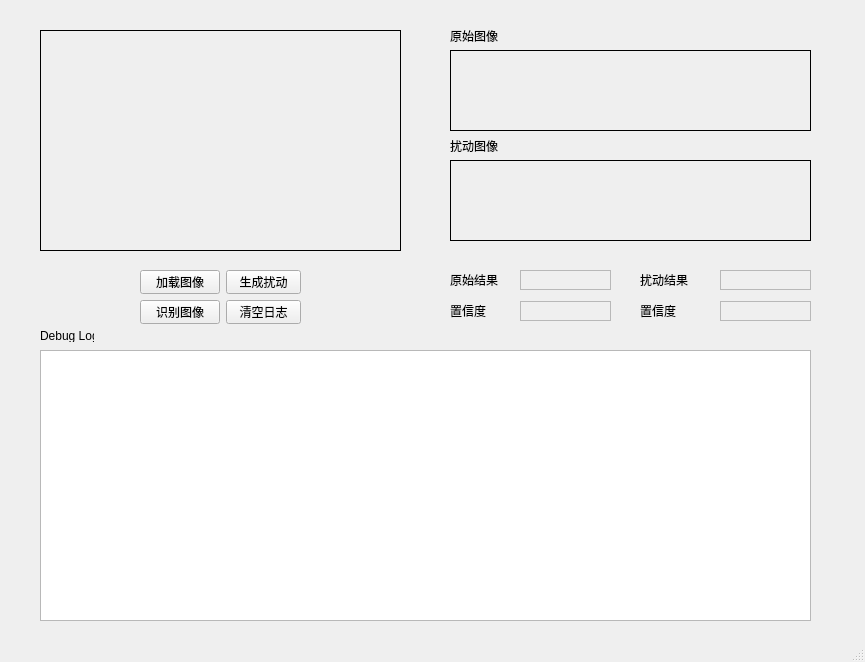
<?xml version="1.0" encoding="UTF-8"?>
<ui version="4.0">
 <class>MainWindow</class>
 <widget class="QMainWindow" name="MainWindow">
  <property name="geometry">
   <rect>
    <x>0</x>
    <y>0</y>
    <width>865</width>
    <height>662</height>
   </rect>
  </property>
  <property name="windowTitle">
   <string>MainWindow</string>
  </property>
  <widget class="QWidget" name="centralwidget">
   <widget class="QTextEdit" name="textEdit">
    <property name="geometry">
     <rect>
      <x>40</x>
      <y>350</y>
      <width>771</width>
      <height>271</height>
     </rect>
    </property>
   </widget>
   <widget class="QLabel" name="label_4">
    <property name="geometry">
     <rect>
      <x>40</x>
      <y>330</y>
      <width>54</width>
      <height>12</height>
     </rect>
    </property>
    <property name="text">
     <string>Debug Log</string>
    </property>
   </widget>
   <widget class="QLabel" name="ori_img">
    <property name="geometry">
     <rect>
      <x>450</x>
      <y>50</y>
      <width>361</width>
      <height>81</height>
     </rect>
    </property>
    <property name="frameShape">
     <enum>QFrame::Box</enum>
    </property>
    <property name="text">
     <string/>
    </property>
   </widget>
   <widget class="QLabel" name="new_img">
    <property name="geometry">
     <rect>
      <x>450</x>
      <y>160</y>
      <width>361</width>
      <height>81</height>
     </rect>
    </property>
    <property name="frameShape">
     <enum>QFrame::Box</enum>
    </property>
    <property name="text">
     <string/>
    </property>
   </widget>
   <widget class="QLabel" name="label_5">
    <property name="geometry">
     <rect>
      <x>450</x>
      <y>30</y>
      <width>54</width>
      <height>12</height>
     </rect>
    </property>
    <property name="text">
     <string>原始图像</string>
    </property>
   </widget>
   <widget class="QLabel" name="label_6">
    <property name="geometry">
     <rect>
      <x>450</x>
      <y>140</y>
      <width>54</width>
      <height>12</height>
     </rect>
    </property>
    <property name="text">
     <string>扰动图像</string>
    </property>
   </widget>
   <widget class="QLabel" name="label_7">
    <property name="geometry">
     <rect>
      <x>450</x>
      <y>270</y>
      <width>71</width>
      <height>20</height>
     </rect>
    </property>
    <property name="text">
     <string>原始结果</string>
    </property>
   </widget>
   <widget class="QLabel" name="z1">
    <property name="geometry">
     <rect>
      <x>450</x>
      <y>301</y>
      <width>41</width>
      <height>20</height>
     </rect>
    </property>
    <property name="text">
     <string>置信度</string>
    </property>
   </widget>
   <widget class="QLabel" name="label_9">
    <property name="geometry">
     <rect>
      <x>640</x>
      <y>270</y>
      <width>71</width>
      <height>20</height>
     </rect>
    </property>
    <property name="text">
     <string>扰动结果</string>
    </property>
   </widget>
   <widget class="QLabel" name="z2">
    <property name="geometry">
     <rect>
      <x>640</x>
      <y>301</y>
      <width>41</width>
      <height>20</height>
     </rect>
    </property>
    <property name="text">
     <string>置信度</string>
    </property>
   </widget>
   <widget class="QWidget" name="formLayoutWidget">
    <property name="geometry">
     <rect>
      <x>140</x>
      <y>270</y>
      <width>161</width>
      <height>54</height>
     </rect>
    </property>
    <layout class="QFormLayout" name="formLayout">
     <item row="0" column="0">
      <widget class="QPushButton" name="load">
       <property name="text">
        <string>加载图像</string>
       </property>
      </widget>
     </item>
     <item row="0" column="1">
      <widget class="QPushButton" name="generate">
       <property name="text">
        <string>生成扰动</string>
       </property>
      </widget>
     </item>
     <item row="1" column="0">
      <widget class="QPushButton" name="recog">
       <property name="text">
        <string>识别图像</string>
       </property>
      </widget>
     </item>
     <item row="1" column="1">
      <widget class="QPushButton" name="clearlog">
       <property name="text">
        <string>清空日志</string>
       </property>
      </widget>
     </item>
    </layout>
   </widget>
   <widget class="QLabel" name="origin">
    <property name="geometry">
     <rect>
      <x>40</x>
      <y>30</y>
      <width>361</width>
      <height>221</height>
     </rect>
    </property>
    <property name="frameShape">
     <enum>QFrame::Box</enum>
    </property>
    <property name="text">
     <string/>
    </property>
   </widget>
   <widget class="QLabel" name="ori_result">
    <property name="geometry">
     <rect>
      <x>520</x>
      <y>270</y>
      <width>91</width>
      <height>20</height>
     </rect>
    </property>
    <property name="frameShape">
     <enum>QFrame::StyledPanel</enum>
    </property>
    <property name="text">
     <string/>
    </property>
   </widget>
   <widget class="QLabel" name="z1_c">
    <property name="geometry">
     <rect>
      <x>520</x>
      <y>301</y>
      <width>91</width>
      <height>20</height>
     </rect>
    </property>
    <property name="frameShape">
     <enum>QFrame::StyledPanel</enum>
    </property>
    <property name="text">
     <string/>
    </property>
   </widget>
   <widget class="QLabel" name="new_result">
    <property name="geometry">
     <rect>
      <x>720</x>
      <y>270</y>
      <width>91</width>
      <height>20</height>
     </rect>
    </property>
    <property name="frameShape">
     <enum>QFrame::StyledPanel</enum>
    </property>
    <property name="text">
     <string/>
    </property>
   </widget>
   <widget class="QLabel" name="z2_c">
    <property name="geometry">
     <rect>
      <x>720</x>
      <y>301</y>
      <width>91</width>
      <height>20</height>
     </rect>
    </property>
    <property name="frameShape">
     <enum>QFrame::StyledPanel</enum>
    </property>
    <property name="text">
     <string/>
    </property>
   </widget>
  </widget>
  <widget class="QStatusBar" name="statusbar"/>
 </widget>
 <resources/>
 <connections/>
</ui>
